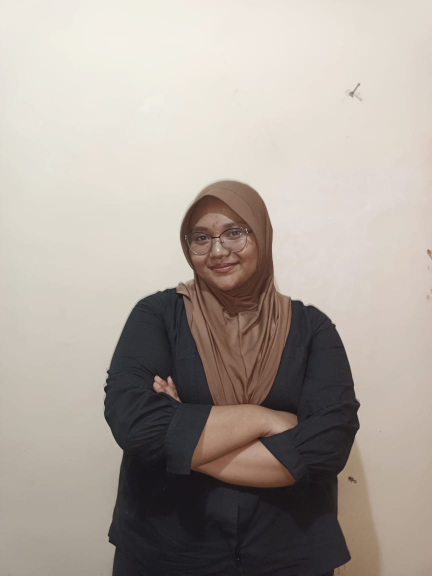
#> input picture PA-PC_202231051_Indah wulandari_B/1.jpg, 864 x 1152 px (shown at 1/2 size)
$ jupyter execute UASPCD.ipynb   (shell and % lines are left out)
#> lines starting #> are read from the running program, lines starting #| are printed output that depends on the picture; after the words box and inside, x2 and y2 are one past the last pixel; in counts of white or black regions, pixels touching at a corner belong together
[cell 1]
import cv2
import numpy as np
import matplotlib.pyplot as plt
import skimage

[cell 2]
image = cv2.imread('1.jpg')
#> image is the input picture: shape (1152, 864, 3); mean B, G, R 155.6, 163.5, 172.4

cv2.imshow("indah", image)
cv2.waitKey(0)
cv2.destroyAllWindows()

[cell 3]
gray = cv2.cvtColor(image, cv2.COLOR_BGR2GRAY)
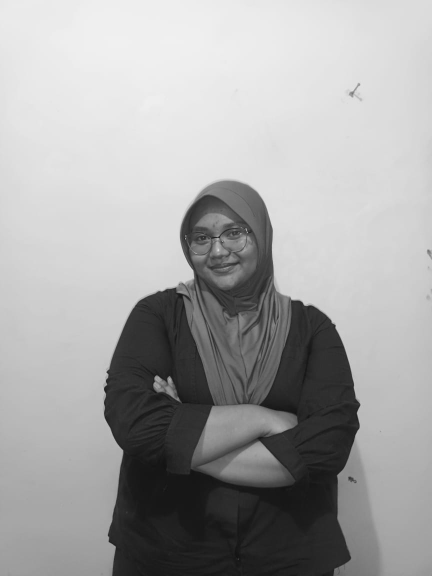
#> gray: shape (1152, 864) (shown at 1/2 size); min 8, max 242, mean 165.2
edges = cv2.Canny(image, 170, 170)
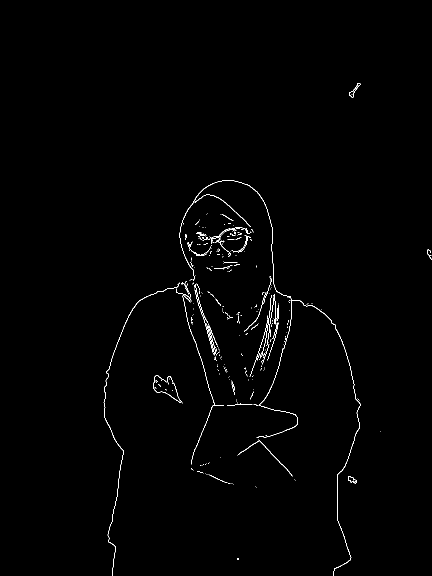
#> edges: shape (1152, 864) (shown at 1/2 size); 0.69% white in thin lines or dots, all inside (x1, y1, x2, y2) = (207, 166, 864, 1152)

[cell 4]
cv2.imshow("Gambar indah", edges)
cv2.waitKey(0)
cv2.destroyAllWindows()

[cell 5]
fig, axs = plt.subplots(1,2, figsize =(10,10))
ax = axs.ravel()

ax[0].imshow(gray, cmap = "gray")
ax[0].set_title("Gambar Asli")

ax[1].imshow(edges, cmap = "gray")
ax[1].set_title("Gambar Setelah di Olah")
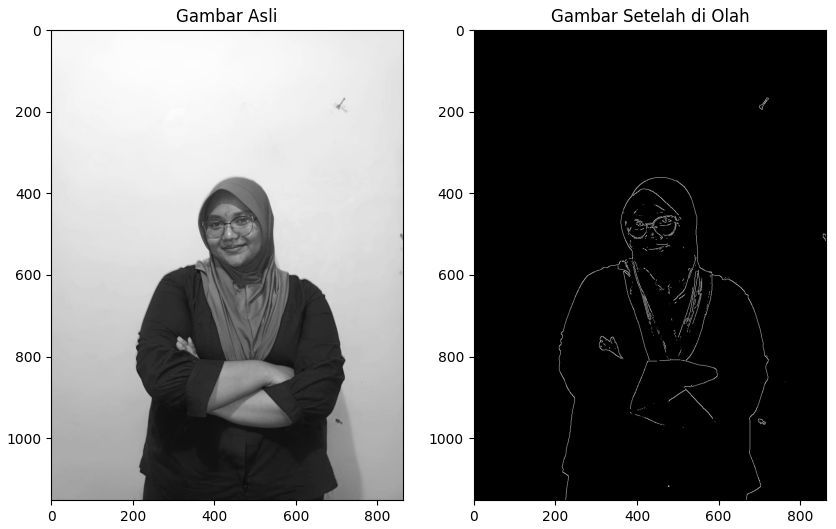
#> figure drawn by matplotlib, 2 panels

[cell 6]
lines = cv2.HoughLinesP(edges, 1, np.pi/250, 20, maxLineGap = -50)
#> lines = 983 rows, first 6: [487, 457, 487, 457], [680, 1052, 682, 1058], [468, 775, 469, 779], [565, 697, 565, 698], [412, 845, 413, 842], [382, 645, 382, 646]
image_line = image.copy()

[cell 7]
for line in lines:
    x1, y1, x2, y2, = line[0]
    cv2.line(image_line,(x1,y1),(x2,y2),(0,2550, 0), 3)
#> this loop made 983 passes
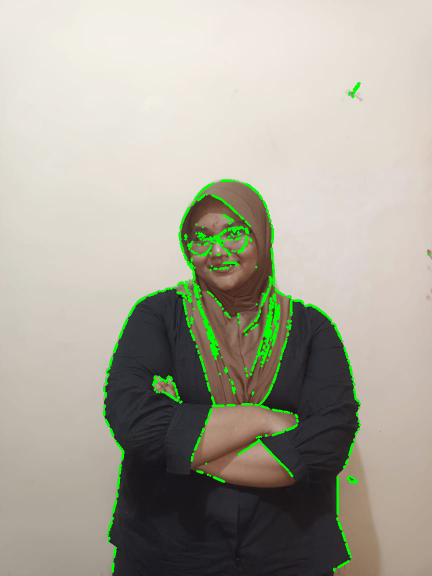
#> image_line: shape (1152, 864, 3) (shown at 1/2 size); 2.22% of pixels changed, all inside (x1, y1, x2, y2) = (206, 164, 859, 1146)

[cell 8]
import matplotlib.pyplot as plt

fig, axs = plt.subplots(1, 3, figsize=(10, 10))
ax = axs.ravel()

ax[0].imshow(gray, cmap="gray")
ax[0].set_title("Gambar Asli")

ax[1].imshow(edges, cmap="gray")
ax[1].set_title("Canny Edges Image")

ax[2].imshow(image_line, cmap="gray")
ax[2].set_title("Gambar setelah diolah")

plt.show()
#> figure, not shown here; B, G, R data is drawn as R, G, B
